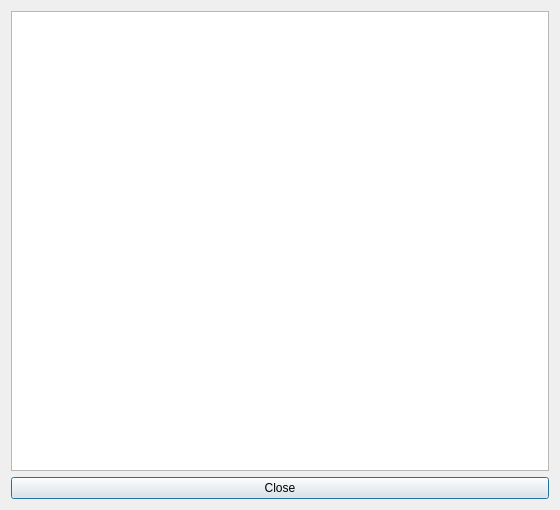
<?xml version="1.0" encoding="UTF-8"?>
<ui version="4.0">
 <class>HelpTipsForm_template</class>
 <widget class="QDialog" name="HelpTipsForm_template">
  <property name="geometry">
   <rect>
    <x>0</x>
    <y>0</y>
    <width>560</width>
    <height>510</height>
   </rect>
  </property>
  <property name="windowTitle">
   <string extracomment="This is the title of the dialog for tips">Important tips</string>
  </property>
  <layout class="QGridLayout" name="gridLayout">
   <item row="0" column="0">
    <widget class="QPlainTextEdit" name="plainTextEdit"/>
   </item>
   <item row="1" column="0">
    <widget class="QPushButton" name="closePushButton">
     <property name="text">
      <string>Close</string>
     </property>
    </widget>
   </item>
  </layout>
 </widget>
 <layoutdefault spacing="6" margin="11"/>
 <resources/>
 <connections/>
</ui>
